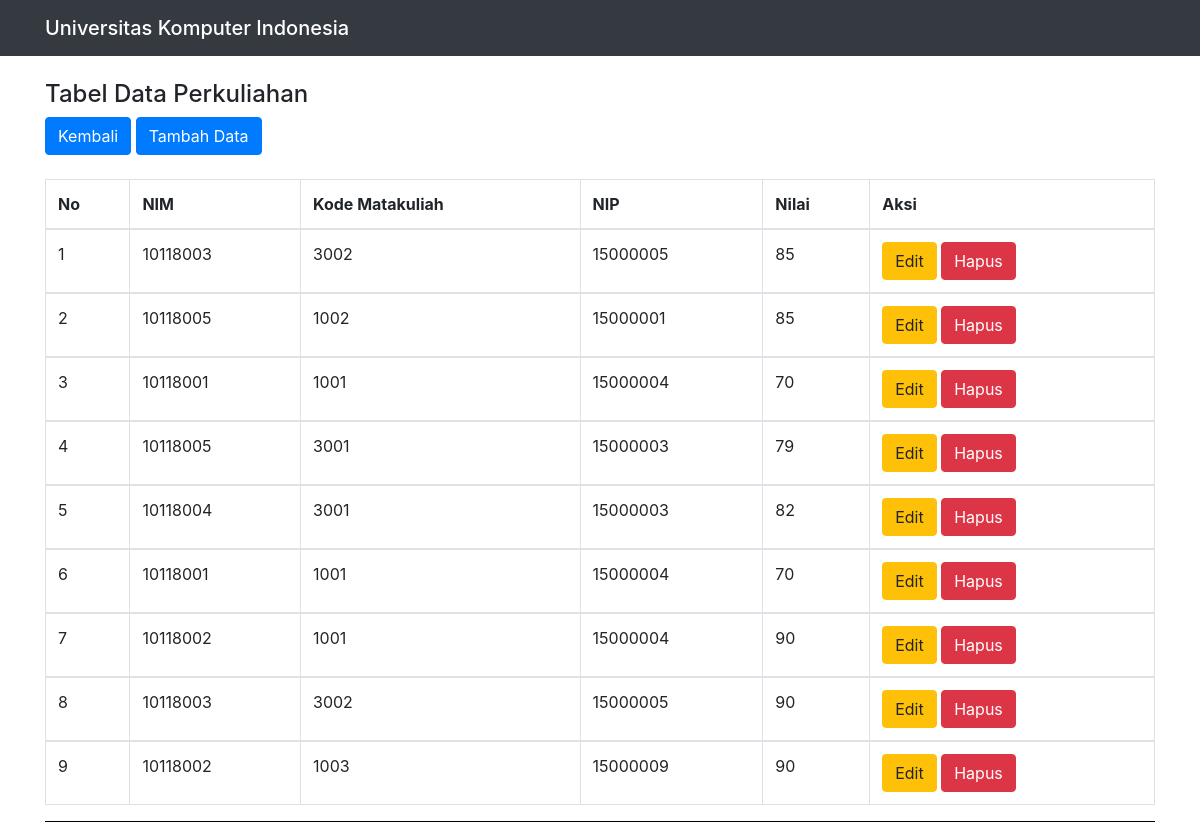
The page /perkuliahan.php on the database its author committed.
### tables this page shows
CREATE TABLE `perkuliahan` (
  `id` int(11) NOT NULL,
  `nim` varchar(8) DEFAULT NULL,
  `kode_matakuliah` varchar(5) DEFAULT NULL,
  `nip` varchar(8) DEFAULT NULL,
  `nilai` int(11) DEFAULT NULL
);

### perkuliahan.php (the view, shortened to what this page needs)
<!DOCTYPE html>
<html>
<head>
    <link rel="stylesheet" href="bootstrap/css/bootstrap.min.css">
</head>
<body>
  <nav class="navbar navbar-dark bg-dark">
  <div class="container">
  <span class="navbar-brand mb-0 h1">Universitas Komputer Indonesia</span>
  </nav>
<div class="container">
    <br>
    <h4>Tabel Data Perkuliahan</h4>
    <a href="menu.php" class="btn btn-primary" role="button">Kembali</a>
    <a href="createkuliah.php" class="btn btn-primary" role="button">Tambah Data</a>
    <br>
    <table class="table table-bordered table-hover">
        <br>
        <thead>
        <tr>
            <th>No</th>
            <th>NIM</th>
            <th>Kode Matakuliah</th>
            <th>NIP</th>
            <th>Nilai</th>
            <th colspan='2'>Aksi</th>
        </tr>
        </thead>
        <?php
        include "koneksi.php";
        $sql="select * from perkuliahan";
        $hasil=mysqli_query($kon,$sql);
        $no=0;
        while ($data = mysqli_fetch_array($hasil)) {
            $no++;
            ?>
            <tbody>
            <tr>
                <td><?php echo $no;?></td>
                <td><?php echo $data["nim"]; ?></td>
                <td><?php echo $data["kode_matakuliah"];   ?></td>
                <td><?php echo $data["nip"];   ?></td>
                <td><?php echo $data["nilai"];   ?></td>
                <td>
                    <a href="updatekuliah.php?id=<?php echo htmlspecialchars($data['id']); ?>" class="btn btn-warning" role="button">Edit</a>
                    <a href="<?php echo htmlspecialchars($_SERVER["PHP_SELF"]);?>?id=<?php echo $data['id']; ?>" class="btn btn-danger" role="button">Hapus</a>
                </td>
            </tr>
            </tbody>
            <?php
        }
        ?>
    </table>
    <hr color='black'>
</div>
</body>
</html>

### rows shown on the page
perkuliahan: nim "10118003", kode_matakuliah "3002", nip "15000005", nilai "85"
perkuliahan: nim "10118005", kode_matakuliah "1002", nip "15000001", nilai "85"
perkuliahan: nim "10118001", kode_matakuliah "1001", nip "15000004", nilai "70"
perkuliahan: nim "10118005", kode_matakuliah "3001", nip "15000003", nilai "79"
perkuliahan: nim "10118004", kode_matakuliah "3001", nip "15000003", nilai "82"
perkuliahan: nim "10118001", kode_matakuliah "1001", nip "15000004", nilai "70"
perkuliahan: nim "10118002", kode_matakuliah "1001", nip "15000004", nilai "90"
perkuliahan: nim "10118003", kode_matakuliah "3002", nip "15000005", nilai "90"
perkuliahan: nim "10118002", kode_matakuliah "1003", nip "15000009", nilai "90"
